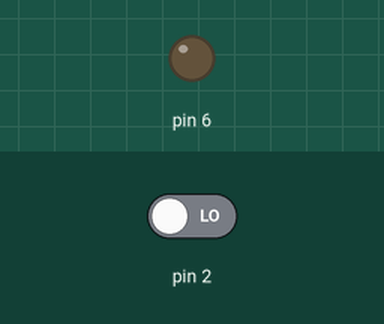
The sketch below on a simulated Arduino Uno, built with avr-gcc and run on an emulated ATmega328P. On the bench: output pins drawn as LEDs (lit = HIGH). Inputs (shaded band) come from the test bench; at power-on: pin 2 LOW.

Above: at 1.2 s.
1.3 s: pin 2 driven HIGH
At 2.5 s:
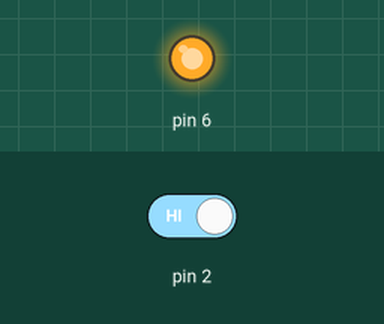
2.8 s: pin 2 driven LOW
At 3.7 s:
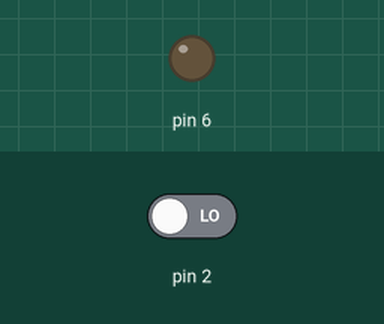
Timing chart, 0 to 5.8 s (numbered marks = the images above; inputs shaded):
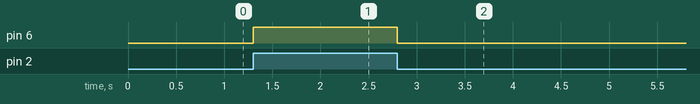

Measured:
- after the input at 1.3 s, pin 6: LOW → HIGH at once
- after the input at 2.8 s, pin 6: HIGH → LOW at once

The sketch:

smart_relay.ino
```cpp
// Project Five - Relay Control
// http://www.seeedstudio.com/wiki/Grove_-_Relay
//

void setup()
{
  pinMode(2, INPUT);
  pinMode(6, OUTPUT);
}

void loop()
{
  if (digitalRead(2)==HIGH)
  {
    digitalWrite(6, HIGH);
    delay(100);
  }
  if (digitalRead(2)==LOW)
  {
    digitalWrite(6, LOW);
  }
}
```
